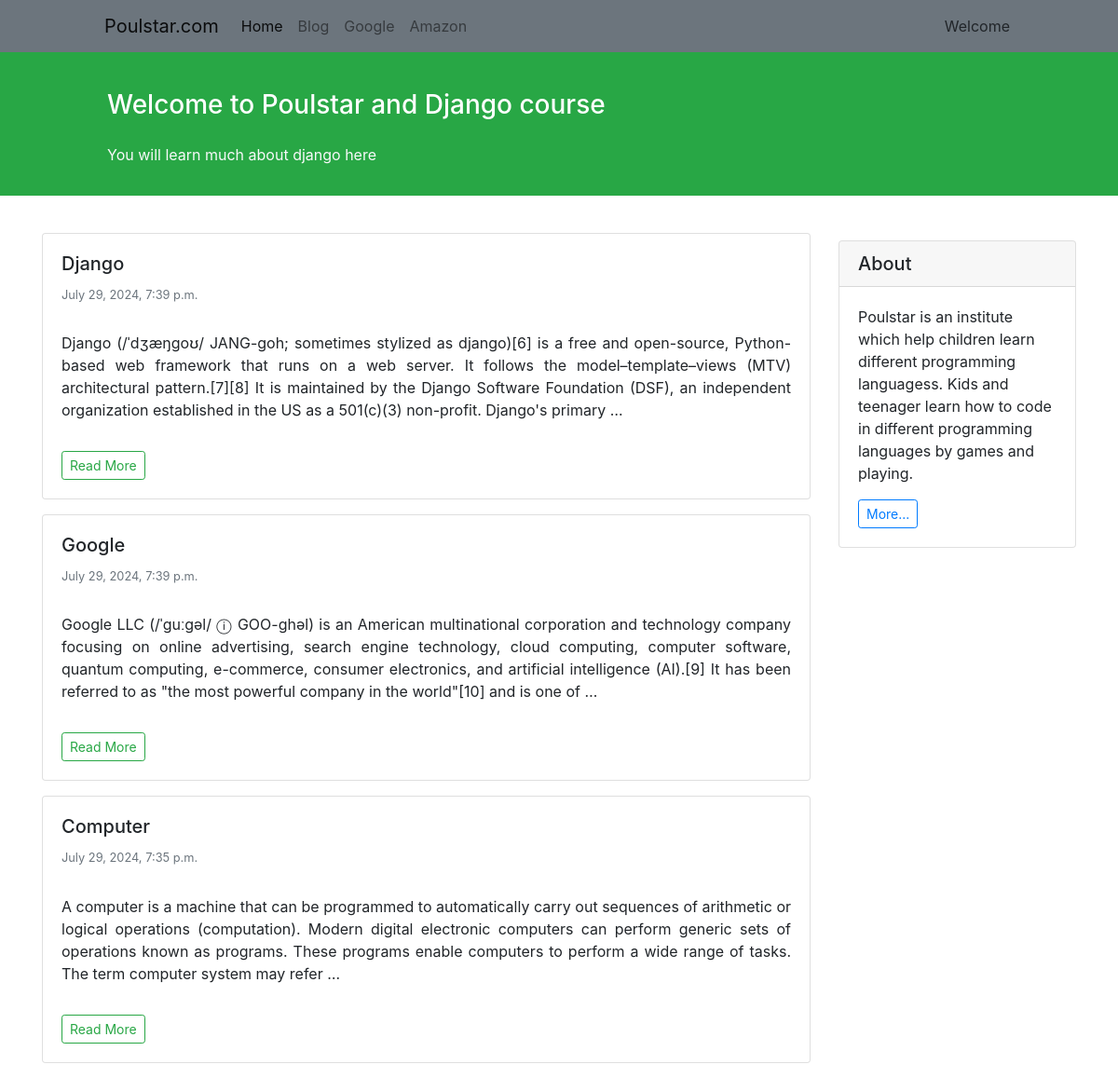
The page /weblog/ on the database its author committed.
### weblog/models.py (models this page shows, shortened)
class BlogPost(models.Model):
    CHOICES = (
        ('pu', 'Published'),
        ('dr', 'Draft'),
        ('de', 'Deleted'),
    )
    author            = models.ForeignKey(to=settings.AUTH_USER_MODEL, on_delete=models.PROTECT)
    title             = models.CharField(max_length=225)
    description       = models.TextField(max_length=10000)
    status            = models.CharField(max_length=225, choices=CHOICES)
    datetime_created  = models.DateTimeField(auto_now_add=True)
    datetime_modified = models.DateTimeField(auto_now=True)
    likes             = models.PositiveIntegerField(null=True, blank=True, default=0)

### weblog/views.py (the view)
# urls.py: path('', views.show_weblogs_homepage, name='home'),
def show_weblogs_homepage(request):
    posts = BlogPost.objects.all().filter(status='pu').order_by('-datetime_modified')
    context = {
        'posts': posts,
    }
    return render(request, 'blog.html', context)

### weblog/templates/blog.html (shortened to what this page needs)
{% extends "base.html" %}
{% block parsa %}
<div class="container mt-4">
    <div class="row">
        <div class="col-9">
            {% for post in posts %}
            <div class="card shadow-sm my-3">
                <div class="card-body">
                    <h5 class="card-title"> {{ post.title }}</h5>
                    <h6 class="card-subtitle mb-2 text-muted small py-2">{{ post.datetime_created }}</h6>
                    <p class="card-text py-3" style="text-align: justify;">
                        {{ post.description|truncatewords:50 }}
                    </p>
                    <a href="{% url 'detail' post.id %}" class="btn btn-sm btn-outline-success">Read More</a>
                </div>
            </div>
            {% endfor %}
        </div>
        <div class="col-3">
            <div class="card my-4">
                <h5 class="card-header">About</h5>
                <div class="card-body">
                    <p class="card-text";>Poulstar is an institute which help children learn
                        different programming languagess. Kids and teenager learn how to
                        code in different programming languages by games and playing.
                    </p>
                    <a href="{% url 'about_us' %}"
                        class="btn btn-sm btn-outline-primary">
                        More...
                    </a>
                </div>
            </div>
        </div>
    </div>
</div>
{% endblock parsa %}

### weblog/templates/base.html (shortened to what this page needs)
<!doctype html>
<html lang="en">
<head>
    <link rel="stylesheet" href="https://cdn.jsdelivr.net/npm/bootstrap@4.0.0/dist/css/bootstrap.min.css">
</head>
<body>
<nav class="navbar navbar-expand-lg navbar-light bg-secondary">
    <div class="container-fluid mx-5 px-5">
        <a class="navbar-brand" href="https://www.poulstar.com" target="_blank">Poulstar.com</a>
        <div class="collapse navbar-collapse" id="navbarNavAltMarkup">
            <div class="navbar-nav">
                <a class="nav-link active" aria-current="page" href="{% url 'home' %}">Home</a>
                <a class="nav-link" href="#">Blog</a>
                <a class="nav-link" href="https://www.google.com">Google</a>
                <a class="nav-link" href="https://www.amazon.com">Amazon</a>
            </div>
        </div>
        <div class="mx-1">Welcome</div>
    </div>
</nav>
<div class="container-fluid bg-success">
    <div class="row py-3">
        <div class="col-md-8 col-md-10 mx-auto">
            <h3 class="my-4 mt-3 text-white">Welcome to Poulstar and Django course</h3>
            <p class="text-light">You will learn much about django here</p>
        </div>
    </div>
</div>
{% block parsa %}{% endblock parsa %}
</body>
</html>

### rows shown on the page
BlogPost: title "Django", datetime_created "July 29, 2024, 7:39 p.m.", description "Django (/ˈdʒæŋɡoʊ/ JANG-goh; sometimes stylized as django)[6] is a free and open-source, Python-based web framework that runs on a web server. It follows the model–template–views (MTV) architectural pattern.[7][8] It is maintained by the Django Software Foundation (DSF), an independent organization established in the US as a 501(c)(3) non-profit. Django's primary …"
BlogPost: title "Google", datetime_created "July 29, 2024, 7:39 p.m.", description "Google LLC (/ˈɡuːɡəl/ ⓘ GOO-ghəl) is an American multinational corporation and technology company focusing on online advertising, search engine technology, cloud computing, computer software, quantum computing, e-commerce, consumer electronics, and artificial intelligence (AI).[9] It has been referred to as \"the most powerful company in the world\"[10] and is one of …"
BlogPost: title "Computer", datetime_created "July 29, 2024, 7:35 p.m.", description "A computer is a machine that can be programmed to automatically carry out sequences of arithmetic or logical operations (computation). Modern digital electronic computers can perform generic sets of operations known as programs. These programs enable computers to perform a wide range of tasks. The term computer system may refer …"
